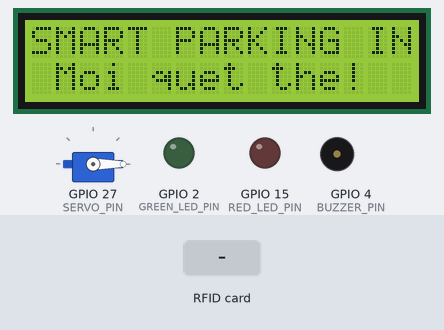
This sketch was run on a simulated ESP32. Shown: servo, 16×2 character LCD, output pins drawn as LEDs (lit = HIGH), buzzer (waves = sounding, pin HIGH). The test bench sets the inputs (shaded band). WiFi joins after 1.5 s; servers stay silent unless stated; uploads are accepted with an empty reply.

Above: at 2.8 s.
2.9 s: RFID card 11 11 11 11 held to the reader
At 4.2 s:
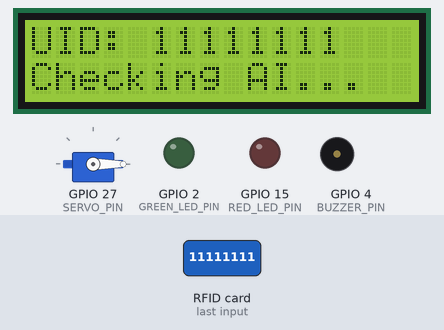
4.5 s: RFID card 5E 7A 19 C4 held to the reader
At 5.4 s:
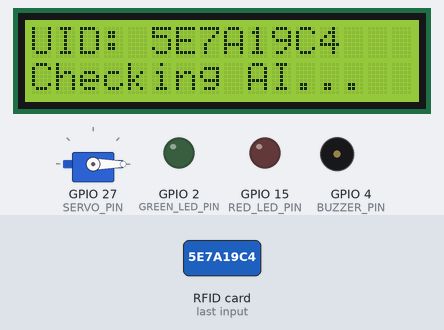
Timing chart, 0 to 7.5 s (numbered marks = the images above; inputs shaded):
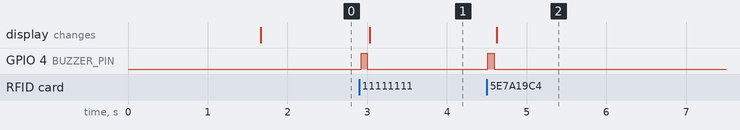

The sketch:

esp32_rfid.ino
```cpp
#include <SPI.h>
#include <MFRC522.h>
#include <WiFi.h>
#include <HTTPClient.h>
#include <Wire.h>
#include <LiquidCrystal_I2C.h>
#include <ESP32Servo.h>

#define RST_PIN         22
#define SS_PIN          21
#define BUZZER_PIN      4
#define RED_LED_PIN     15   // Giữ chân 15 theo thiết lập thực tế của bạn
#define GREEN_LED_PIN   2
#define SERVO_PIN       27    // Đã nối liền cú pháp

const char* ssid = "Giabao";
const char* password = "11111111";
const char* serverName = "http://192.168.56.1:5000/api/gate_in"; // Cập nhật IP .7

MFRC522 mfrc522(SS_PIN, RST_PIN);
LiquidCrystal_I2C lcd(0x27, 16, 2);
Servo gateServo;

void setup() {
  Serial.begin(115200);
  pinMode(BUZZER_PIN, OUTPUT);
  pinMode(RED_LED_PIN, OUTPUT);
  pinMode(GREEN_LED_PIN, OUTPUT);
  digitalWrite(BUZZER_PIN, LOW);
  digitalWrite(RED_LED_PIN, LOW);
  digitalWrite(GREEN_LED_PIN, LOW);

  gateServo.attach(SERVO_PIN);
  gateServo.write(0);

  Wire.begin(25, 26);
  lcd.init();
  lcd.backlight();
  lcd.setCursor(0, 0); lcd.print("Dang ket noi...");

  WiFi.begin(ssid, password);
  while(WiFi.status() != WL_CONNECTED) { delay(500); }
  SPI.begin();
  mfrc522.PCD_Init();
  resetLCD();
}

void triggerError(String msg) {
  lcd.clear();
  lcd.setCursor(0, 0); lcd.print("!! TU CHOI !!");
  lcd.setCursor(0, 1); lcd.print(msg);
  digitalWrite(RED_LED_PIN, HIGH);
  digitalWrite(BUZZER_PIN, HIGH);
  delay(2500);
  digitalWrite(RED_LED_PIN, LOW);
  digitalWrite(BUZZER_PIN, LOW);
  resetLCD();
}

void resetLCD() {
  lcd.clear();
  lcd.setCursor(0, 0); lcd.print("SMART PARKING IN");
  lcd.setCursor(0, 1); lcd.print(" Moi quet the!  ");
}

void loop() {
  if ( ! mfrc522.PICC_IsNewCardPresent()) return;
  if ( ! mfrc522.PICC_ReadCardSerial()) return;

  digitalWrite(BUZZER_PIN, HIGH); delay(80); digitalWrite(BUZZER_PIN, LOW);

  String uidString = "";
  for (byte i = 0; i < mfrc522.uid.size; i++) {
    if(mfrc522.uid.uidByte[i] < 0x10) uidString += "0";
    uidString += String(mfrc522.uid.uidByte[i], HEX);
  }
  uidString.toUpperCase();

  lcd.clear();
  lcd.setCursor(0, 0); lcd.print("UID: " + uidString);
  lcd.setCursor(0, 1); lcd.print("Checking AI...");

  if(WiFi.status() == WL_CONNECTED){
    HTTPClient http;
    http.begin(serverName);
    http.addHeader("Content-Type", "application/json");
    int httpResponseCode = http.POST("{\"rfid_uid\":\"" + uidString + "\"}");

    if (httpResponseCode > 0) {
      String payload = http.getString();
      if (payload.indexOf("ERR_TRONG_BAI") != -1) triggerError("The trong bai!");
      else if (payload.indexOf("ERR_SAI_BIEN") != -1) triggerError("Sai bien so xe!");
      else if (payload.indexOf("ERR_KHONG_BIEN") != -1) triggerError("Khong co xe!");
      else if (payload.indexOf("INOK") != -1) {
        digitalWrite(GREEN_LED_PIN, HIGH);
        lcd.clear();
        lcd.setCursor(0, 0); lcd.print("  MOI VAO BAI   ");
        lcd.setCursor(0, 1); lcd.print("Barie dang mo...");
        gateServo.write(90); delay(4000); gateServo.write(0);
        digitalWrite(GREEN_LED_PIN, LOW);
        resetLCD();
      }
    } else triggerError("Loi Server HTTP!");
    http.end();
  } else triggerError("Loi mang Wi-Fi!");
  mfrc522.PICC_HaltA(); delay(500);
}
```

Measured:
- after the input at 2.9 s, GPIO 4 (BUZZER_PIN): LOW → HIGH at once, → LOW 0.08 s later; the display: changes after 0.13 s (image 1)
- after the input at 4.5 s, GPIO 4 (BUZZER_PIN): LOW → HIGH at once, → LOW 0.08 s later; the display: changes after 0.12 s (image 2)
